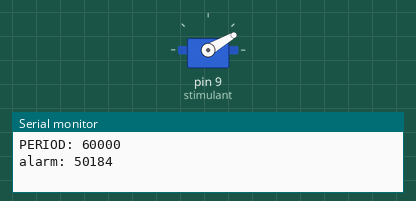
The sketch below on a simulated Arduino Uno, built with avr-gcc and run on an emulated ATmega328P. Parts: servo, the last lines printed to the serial monitor. Random numbers use the default seed unless the sketch sets one.

Above: at 0.1 s.
At 50.2 s:
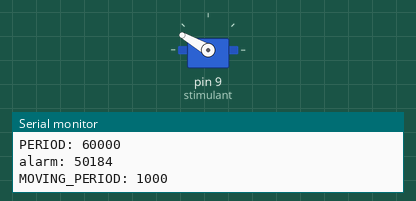
Timing chart, 0 to 106.6 s (numbered marks = the images above):
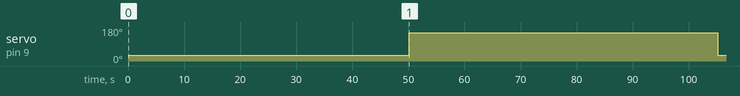

The sketch:

awake.ino
```cpp
 /* awake
  by Kyungwon Chun <kwchun@biobrain.kr>
  Mon. Aug. 12, 2019

  Move servo as an actuator every random period to keep
  awake the Oculus DK.
*/

#include <Servo.h>

Servo stimulant;  // create servo object to control a servo

int MIN_ANGLE = 30; // degree
int MAX_ANGLE = 150; // degree
long PERIOD = 1L * 60L * 1000L; // milliseconds
long MOVING_PERIOD = 1000L; // milliseconds
bool go_max = true;
long alarm; // random value

void setup() {
  Serial.begin(9600); // open the serial port at 9600 bps:

  // input pin 0 is unconnected to get random analog noise
  // which causes the call to randomSeed() to generate
  // different seed numbers each time the sketch runs.
  randomSeed(analogRead(0));

  // the signal pin of servo should be attached to pin 9
  stimulant.attach(9);
  stimulant.write(MIN_ANGLE);
}

void loop() {
  Serial.print("PERIOD: ");
  Serial.println(PERIOD);

  alarm = random(PERIOD - MOVING_PERIOD);

  Serial.print("alarm: ");
  Serial.println(alarm);

  delay(alarm);

  if (go_max) {
    stimulant.write(MAX_ANGLE);  // tell servo to go to position in variable 'pos'
    go_max = false;
  } else {
    stimulant.write(MIN_ANGLE);
    go_max = true;
  }

  Serial.print("MOVING_PERIOD: ");
  Serial.println(MOVING_PERIOD);

  delay(MOVING_PERIOD);  // waits 1s for the servo to reach the position

  Serial.print("residual: ");
  Serial.println(PERIOD - alarm - MOVING_PERIOD);
  delay(PERIOD - alarm - MOVING_PERIOD);
}
```

Measured:
- by itself, servo on pin 9 (stimulant): 30° → 150° at 50.2 s, → 30° 55.0 s later
